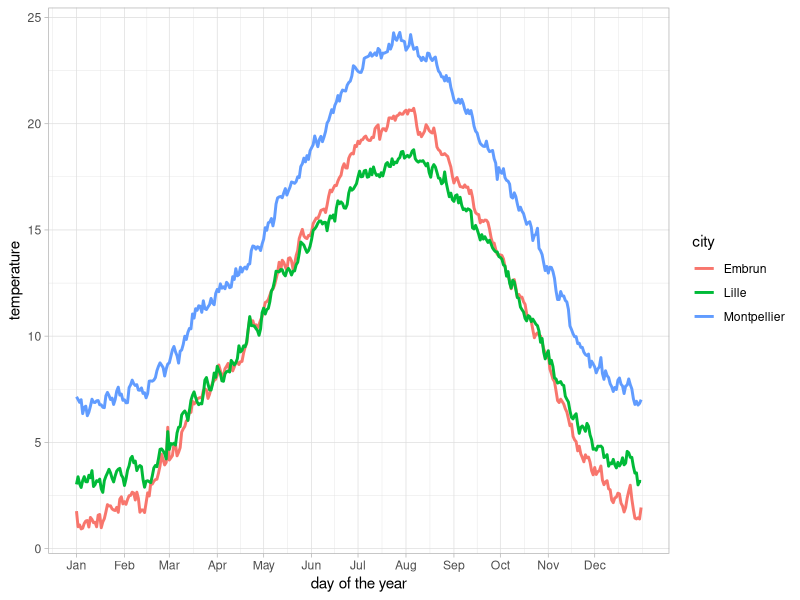
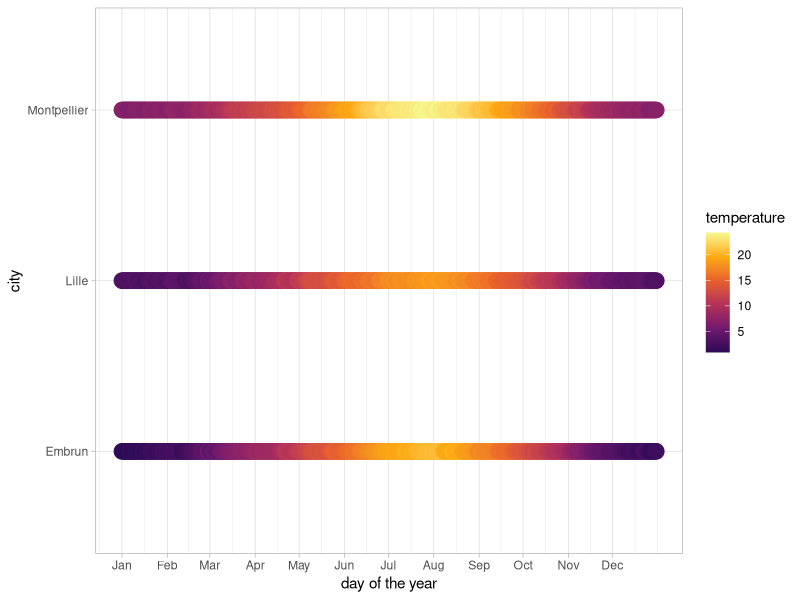
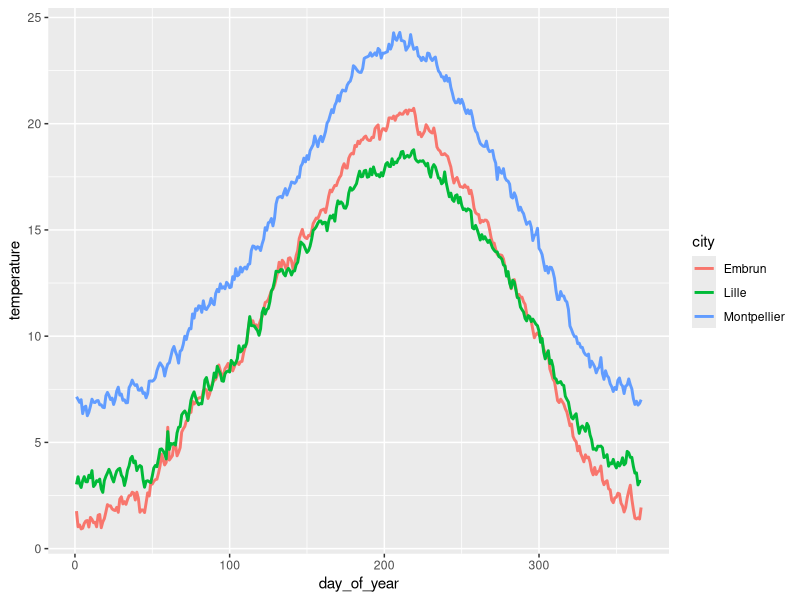
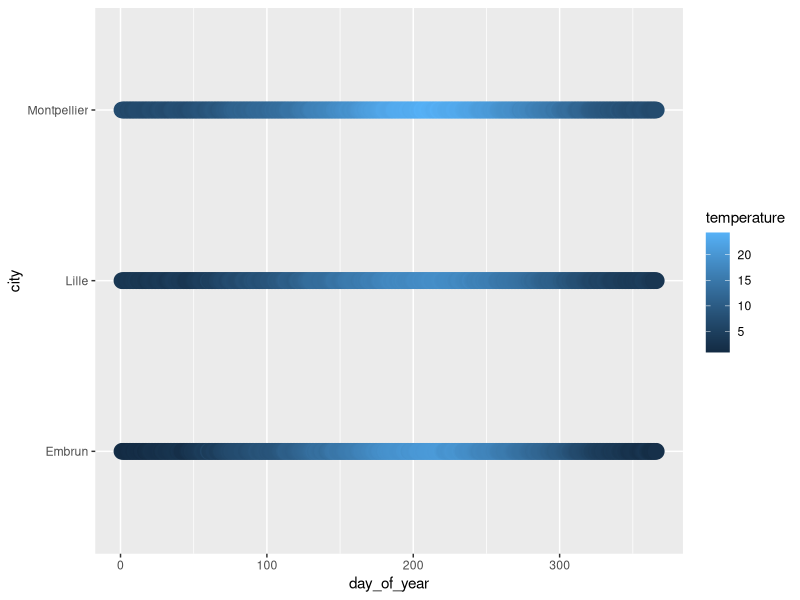

R code for these plots, in order:
## ---- chunk 1
library("ggplot2")
## ---- chunk 2
library(here)
temps_average <- read.csv(file = here("data",
                                      "temp_average.csv"))
head(temps_average)
## ---- chunk 3
month_names <- c(
  "01" = "Jan", "02" = "Feb", "03" = "Mar", "04" = "Apr", "05" = "May", "06" = "Jun",
  "07" = "Jul", "08" = "Aug", "09" = "Sep", "10" = "Oct", "11" = "Nov", "12" = "Dec"
)
month_days <- c(31, 29, 31, 30, 31, 30, 31, 31, 30, 31, 30, 31)
month_days_cum <- c(0, cumsum(month_days))
## ---- chunk 4
ggplot(temps_average, aes(x = day_of_year, y = temperature, color = city)) +
  geom_line(size = 1) +
  scale_x_continuous(name = "day of the year",
                     breaks = month_days_cum[-13] + 1,
                     labels = month_names) +
  theme_light()
## ---- chunk 5
ggplot(temps_average, aes(x = day_of_year, y = city, color = temperature)) + 
  geom_point(size = 5) +
  scale_x_continuous(name = "day of the year",
                     breaks = month_days_cum[-13] + 1,
                     labels = month_names) + 
  scale_color_viridis_c(
    option = "B", begin = 0.15, end = 0.98,
    name = "temperature"
  ) + 
  theme_light()
## ---- chunk 6
ggplot(temps_average,                     ## données
       aes(x = day_of_year,               ## axe x
           y = temperature,               ## axe y
           color = city)) +               ## couleur
  geom_line(size = 1)                     ## tracer une ligne
## ---- chunk 7
ggplot(temps_average,                     ## données
       aes(x = day_of_year,               ## axe x
           y = city,                      ## axe y
           color = temperature)) +        ## couleur
  geom_point(size = 5)                    ## tracer des points
